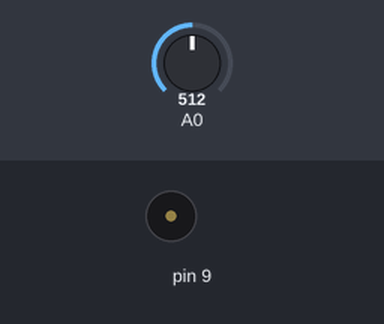
Simulated run of this sketch. Board: Arduino Uno, built with avr-gcc and run on an emulated ATmega328P. Parts: buzzer (waves = sounding). Inputs (shaded band) come from the test bench; at power-on: A0 = 512. What the sketch prints to the serial monitor is not drawn.

Above: at 0.05 s.
Timing chart, 0 to 3.0 s (numbered marks = the images above):
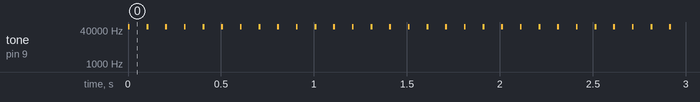

Measured:
- by itself, tone on pin 9: alternates 58388 Hz for 0.01 s and silent for 0.09 s

The sketch:

ToneSensorReaction.ino
```cpp
 /*


 created 21 Jan 2010 by Tom Igoe
 modified 1 Feb 2015 by Serena Posner
 Pitch goes up as more light is introduced, and goes down as light is dimmed
 */


void setup() {
  Serial.begin(9600);
}

void loop() {
  int sensorReading = analogRead(A0);
  Serial.println(sensorReading);

  int thisPitch = map(sensorReading, 1010, 1023, 100, 2000);
//sensor readings calibrated for light in initial environment (of my living room), would need to be
//modified based on changed conditions before running.
  tone(9, thisPitch, 10);
  delay(100);
}
```
